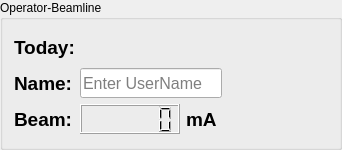
         <widget class="QGroupBox" name="groupBox_2">
          <property name="minimumSize">
           <size>
            <width>300</width>
            <height>150</height>
           </size>
          </property>
          <property name="title">
           <string>Operator-Beamline</string>
          </property>
          <layout class="QGridLayout" name="gridLayout_5">
           <item row="0" column="0">
            <layout class="QHBoxLayout" name="horizontalLayout_8">
             <item>
              <layout class="QVBoxLayout" name="verticalLayout_2">
               <item>
                <widget class="QLabel" name="label_9">
                 <property name="sizePolicy">
                  <sizepolicy hsizetype="Fixed" vsizetype="Fixed">
                   <horstretch>0</horstretch>
                   <verstretch>0</verstretch>
                  </sizepolicy>
                 </property>
                 <property name="minimumSize">
                  <size>
                   <width>60</width>
                   <height>30</height>
                  </size>
                 </property>
                 <property name="palette">
                  <palette>
                   <active>
                    <colorrole role="WindowText">
                     <brush brushstyle="SolidPattern">
                      <color alpha="255">
                       <red>255</red>
                       <green>85</green>
                       <blue>0</blue>
                      </color>
                     </brush>
                    </colorrole>
                    <colorrole role="Text">
                     <brush brushstyle="SolidPattern">
                      <color alpha="255">
                       <red>255</red>
                       <green>85</green>
                       <blue>0</blue>
                      </color>
                     </brush>
                    </colorrole>
                    <colorrole role="ButtonText">
                     <brush brushstyle="SolidPattern">
                      <color alpha="255">
                       <red>255</red>
                       <green>85</green>
                       <blue>0</blue>
                      </color>
                     </brush>
                    </colorrole>
                   </active>
                   <inactive>
                    <colorrole role="WindowText">
                     <brush brushstyle="SolidPattern">
                      <color alpha="255">
                       <red>0</red>
                       <green>0</green>
                       <blue>0</blue>
                      </color>
                     </brush>
                    </colorrole>
                    <colorrole role="Text">
                     <brush brushstyle="SolidPattern">
                      <color alpha="255">
                       <red>0</red>
                       <green>0</green>
                       <blue>0</blue>
                      </color>
                     </brush>
                    </colorrole>
                    <colorrole role="ButtonText">
                     <brush brushstyle="SolidPattern">
                      <color alpha="255">
                       <red>0</red>
                       <green>0</green>
                       <blue>0</blue>
                      </color>
                     </brush>
                    </colorrole>
                   </inactive>
                   <disabled>
                    <colorrole role="WindowText">
                     <brush brushstyle="SolidPattern">
                      <color alpha="255">
                       <red>120</red>
                       <green>120</green>
                       <blue>120</blue>
                      </color>
                     </brush>
                    </colorrole>
                    <colorrole role="Text">
                     <brush brushstyle="SolidPattern">
                      <color alpha="255">
                       <red>120</red>
                       <green>120</green>
                       <blue>120</blue>
                      </color>
                     </brush>
                    </colorrole>
                    <colorrole role="ButtonText">
                     <brush brushstyle="SolidPattern">
                      <color alpha="255">
                       <red>120</red>
                       <green>120</green>
                       <blue>120</blue>
                      </color>
                     </brush>
                    </colorrole>
                   </disabled>
                  </palette>
                 </property>
                 <property name="font">
                  <font>
                   <family>Arial</family>
                   <pointsize>14</pointsize>
                   <bold>true</bold>
                  </font>
                 </property>
                 <property name="text">
                  <string>Today:</string>
                 </property>
                 <property name="alignment">
                  <set>Qt::AlignLeading|Qt::AlignLeft|Qt::AlignVCenter</set>
                 </property>
                </widget>
               </item>
               <item>
                <widget class="QLabel" name="label_7">
                 <property name="sizePolicy">
                  <sizepolicy hsizetype="Fixed" vsizetype="Fixed">
                   <horstretch>0</horstretch>
                   <verstretch>0</verstretch>
                  </sizepolicy>
                 </property>
                 <property name="minimumSize">
                  <size>
                   <width>60</width>
                   <height>30</height>
                  </size>
                 </property>
                 <property name="palette">
                  <palette>
                   <active>
                    <colorrole role="WindowText">
                     <brush brushstyle="SolidPattern">
                      <color alpha="255">
                       <red>255</red>
                       <green>85</green>
                       <blue>0</blue>
                      </color>
                     </brush>
                    </colorrole>
                    <colorrole role="Text">
                     <brush brushstyle="SolidPattern">
                      <color alpha="255">
                       <red>255</red>
                       <green>85</green>
                       <blue>0</blue>
                      </color>
                     </brush>
                    </colorrole>
                    <colorrole role="ButtonText">
                     <brush brushstyle="SolidPattern">
                      <color alpha="255">
                       <red>255</red>
                       <green>85</green>
                       <blue>0</blue>
                      </color>
                     </brush>
                    </colorrole>
                   </active>
                   <inactive>
                    <colorrole role="WindowText">
                     <brush brushstyle="SolidPattern">
                      <color alpha="255">
                       <red>0</red>
                       <green>0</green>
                       <blue>0</blue>
                      </color>
                     </brush>
                    </colorrole>
                    <colorrole role="Text">
                     <brush brushstyle="SolidPattern">
                      <color alpha="255">
                       <red>0</red>
                       <green>0</green>
                       <blue>0</blue>
                      </color>
                     </brush>
                    </colorrole>
                    <colorrole role="ButtonText">
                     <brush brushstyle="SolidPattern">
                      <color alpha="255">
                       <red>0</red>
                       <green>0</green>
                       <blue>0</blue>
                      </color>
                     </brush>
                    </colorrole>
                   </inactive>
                   <disabled>
                    <colorrole role="WindowText">
                     <brush brushstyle="SolidPattern">
                      <color alpha="255">
                       <red>120</red>
                       <green>120</green>
                       <blue>120</blue>
                      </color>
                     </brush>
                    </colorrole>
                    <colorrole role="Text">
                     <brush brushstyle="SolidPattern">
                      <color alpha="255">
                       <red>120</red>
                       <green>120</green>
                       <blue>120</blue>
                      </color>
                     </brush>
                    </colorrole>
                    <colorrole role="ButtonText">
                     <brush brushstyle="SolidPattern">
                      <color alpha="255">
                       <red>120</red>
                       <green>120</green>
                       <blue>120</blue>
                      </color>
                     </brush>
                    </colorrole>
                   </disabled>
                  </palette>
                 </property>
                 <property name="font">
                  <font>
                   <family>Arial</family>
                   <pointsize>14</pointsize>
                   <bold>true</bold>
                  </font>
                 </property>
                 <property name="text">
                  <string>Name:</string>
                 </property>
                 <property name="alignment">
                  <set>Qt::AlignLeading|Qt::AlignLeft|Qt::AlignVCenter</set>
                 </property>
                </widget>
               </item>
               <item>
                <widget class="QLabel" name="label_6">
                 <property name="sizePolicy">
                  <sizepolicy hsizetype="Fixed" vsizetype="Fixed">
                   <horstretch>0</horstretch>
                   <verstretch>0</verstretch>
                  </sizepolicy>
                 </property>
                 <property name="minimumSize">
                  <size>
                   <width>60</width>
                   <height>30</height>
                  </size>
                 </property>
                 <property name="palette">
                  <palette>
                   <active>
                    <colorrole role="WindowText">
                     <brush brushstyle="SolidPattern">
                      <color alpha="255">
                       <red>255</red>
                       <green>85</green>
                       <blue>0</blue>
                      </color>
                     </brush>
                    </colorrole>
                    <colorrole role="Text">
                     <brush brushstyle="SolidPattern">
                      <color alpha="255">
                       <red>255</red>
                       <green>85</green>
                       <blue>0</blue>
                      </color>
                     </brush>
                    </colorrole>
                    <colorrole role="ButtonText">
                     <brush brushstyle="SolidPattern">
                      <color alpha="255">
                       <red>255</red>
                       <green>85</green>
                       <blue>0</blue>
                      </color>
                     </brush>
                    </colorrole>
                   </active>
                   <inactive>
                    <colorrole role="WindowText">
                     <brush brushstyle="SolidPattern">
                      <color alpha="255">
                       <red>0</red>
                       <green>0</green>
                       <blue>0</blue>
                      </color>
                     </brush>
                    </colorrole>
                    <colorrole role="Text">
                     <brush brushstyle="SolidPattern">
                      <color alpha="255">
                       <red>0</red>
                       <green>0</green>
                       <blue>0</blue>
                      </color>
                     </brush>
                    </colorrole>
                    <colorrole role="ButtonText">
                     <brush brushstyle="SolidPattern">
                      <color alpha="255">
                       <red>0</red>
                       <green>0</green>
                       <blue>0</blue>
                      </color>
                     </brush>
                    </colorrole>
                   </inactive>
                   <disabled>
                    <colorrole role="WindowText">
                     <brush brushstyle="SolidPattern">
                      <color alpha="255">
                       <red>120</red>
                       <green>120</green>
                       <blue>120</blue>
                      </color>
                     </brush>
                    </colorrole>
                    <colorrole role="Text">
                     <brush brushstyle="SolidPattern">
                      <color alpha="255">
                       <red>120</red>
                       <green>120</green>
                       <blue>120</blue>
                      </color>
                     </brush>
                    </colorrole>
                    <colorrole role="ButtonText">
                     <brush brushstyle="SolidPattern">
                      <color alpha="255">
                       <red>120</red>
                       <green>120</green>
                       <blue>120</blue>
                      </color>
                     </brush>
                    </colorrole>
                   </disabled>
                  </palette>
                 </property>
                 <property name="font">
                  <font>
                   <family>Arial</family>
                   <pointsize>14</pointsize>
                   <bold>true</bold>
                  </font>
                 </property>
                 <property name="text">
                  <string>Beam:</string>
                 </property>
                 <property name="alignment">
                  <set>Qt::AlignLeading|Qt::AlignLeft|Qt::AlignVCenter</set>
                 </property>
                </widget>
               </item>
              </layout>
             </item>
             <item>
              <layout class="QVBoxLayout" name="verticalLayout_9">
               <item>
                <widget class="QLabel" name="Today_label">
                 <property name="sizePolicy">
                  <sizepolicy hsizetype="Preferred" vsizetype="Fixed">
                   <horstretch>0</horstretch>
                   <verstretch>0</verstretch>
                  </sizepolicy>
                 </property>
                 <property name="minimumSize">
                  <size>
                   <width>135</width>
                   <height>30</height>
                  </size>
                 </property>
                 <property name="maximumSize">
                  <size>
                   <width>200</width>
                   <height>16777215</height>
                  </size>
                 </property>
                 <property name="palette">
                  <palette>
                   <active>
                    <colorrole role="WindowText">
                     <brush brushstyle="SolidPattern">
                      <color alpha="255">
                       <red>255</red>
                       <green>85</green>
                       <blue>0</blue>
                      </color>
                     </brush>
                    </colorrole>
                    <colorrole role="Text">
                     <brush brushstyle="SolidPattern">
                      <color alpha="255">
                       <red>255</red>
                       <green>85</green>
                       <blue>0</blue>
                      </color>
                     </brush>
                    </colorrole>
                    <colorrole role="ButtonText">
                     <brush brushstyle="SolidPattern">
                      <color alpha="255">
                       <red>255</red>
                       <green>85</green>
                       <blue>0</blue>
                      </color>
                     </brush>
                    </colorrole>
                   </active>
                   <inactive>
                    <colorrole role="WindowText">
                     <brush brushstyle="SolidPattern">
                      <color alpha="255">
                       <red>0</red>
                       <green>0</green>
                       <blue>0</blue>
                      </color>
                     </brush>
                    </colorrole>
                    <colorrole role="Text">
                     <brush brushstyle="SolidPattern">
                      <color alpha="255">
                       <red>0</red>
                       <green>0</green>
                       <blue>0</blue>
                      </color>
                     </brush>
                    </colorrole>
                    <colorrole role="ButtonText">
                     <brush brushstyle="SolidPattern">
                      <color alpha="255">
                       <red>0</red>
                       <green>0</green>
                       <blue>0</blue>
                      </color>
                     </brush>
                    </colorrole>
                   </inactive>
                   <disabled>
                    <colorrole role="WindowText">
                     <brush brushstyle="SolidPattern">
                      <color alpha="255">
                       <red>120</red>
                       <green>120</green>
                       <blue>120</blue>
                      </color>
                     </brush>
                    </colorrole>
                    <colorrole role="Text">
                     <brush brushstyle="SolidPattern">
                      <color alpha="255">
                       <red>120</red>
                       <green>120</green>
                       <blue>120</blue>
                      </color>
                     </brush>
                    </colorrole>
                    <colorrole role="ButtonText">
                     <brush brushstyle="SolidPattern">
                      <color alpha="255">
                       <red>120</red>
                       <green>120</green>
                       <blue>120</blue>
                      </color>
                     </brush>
                    </colorrole>
                   </disabled>
                  </palette>
                 </property>
                 <property name="font">
                  <font>
                   <family>Arial</family>
                   <pointsize>14</pointsize>
                   <bold>true</bold>
                  </font>
                 </property>
                 <property name="text">
                  <string/>
                 </property>
                 <property name="alignment">
                  <set>Qt::AlignCenter</set>
                 </property>
                </widget>
               </item>
               <item>
                <widget class="QLineEdit" name="lineEdit">
                 <property name="minimumSize">
                  <size>
                   <width>135</width>
                   <height>30</height>
                  </size>
                 </property>
                 <property name="maximumSize">
                  <size>
                   <width>200</width>
                   <height>16777215</height>
                  </size>
                 </property>
                 <property name="font">
                  <font>
                   <family>Arial</family>
                   <pointsize>12</pointsize>
                   <bold>false</bold>
                  </font>
                 </property>
                 <property name="placeholderText">
                  <string>Enter UserName</string>
                 </property>
                </widget>
               </item>
               <item>
                <layout class="QHBoxLayout" name="horizontalLayout_7">
                 <item>
                  <widget class="QLCDNumber" name="lcdNumber">
                   <property name="minimumSize">
                    <size>
                     <width>100</width>
                     <height>30</height>
                    </size>
                   </property>
                   <property name="maximumSize">
                    <size>
                     <width>200</width>
                     <height>16777215</height>
                    </size>
                   </property>
                   <property name="palette">
                    <palette>
                     <active>
                      <colorrole role="WindowText">
                       <brush brushstyle="SolidPattern">
                        <color alpha="255">
                         <red>255</red>
                         <green>85</green>
                         <blue>0</blue>
                        </color>
                       </brush>
                      </colorrole>
                      <colorrole role="ButtonText">
                       <brush brushstyle="SolidPattern">
                        <color alpha="255">
                         <red>255</red>
                         <green>85</green>
                         <blue>0</blue>
                        </color>
                       </brush>
                      </colorrole>
                     </active>
                     <inactive>
                      <colorrole role="WindowText">
                       <brush brushstyle="SolidPattern">
                        <color alpha="255">
                         <red>0</red>
                         <green>0</green>
                         <blue>0</blue>
                        </color>
                       </brush>
                      </colorrole>
                      <colorrole role="ButtonText">
                       <brush brushstyle="SolidPattern">
                        <color alpha="255">
                         <red>0</red>
                         <green>0</green>
                         <blue>0</blue>
                        </color>
                       </brush>
                      </colorrole>
                     </inactive>
                     <disabled>
                      <colorrole role="WindowText">
                       <brush brushstyle="SolidPattern">
                        <color alpha="255">
                         <red>120</red>
                         <green>120</green>
                         <blue>120</blue>
                        </color>
                       </brush>
                      </colorrole>
                      <colorrole role="ButtonText">
                       <brush brushstyle="SolidPattern">
                        <color alpha="255">
                         <red>120</red>
                         <green>120</green>
                         <blue>120</blue>
                        </color>
                       </brush>
                      </colorrole>
                     </disabled>
                    </palette>
                   </property>
                   <property name="font">
                    <font>
                     <family>Arial</family>
                     <pointsize>12</pointsize>
                    </font>
                   </property>
                   <property name="smallDecimalPoint">
                    <bool>false</bool>
                   </property>
                   <property name="digitCount">
                    <number>6</number>
                   </property>
                   <property name="value" stdset="0">
                    <double>0.000000000000000</double>
                   </property>
                   <property name="intValue" stdset="0">
                    <number>0</number>
                   </property>
                  </widget>
                 </item>
                 <item>
                  <widget class="QLabel" name="label_8">
                   <property name="sizePolicy">
                    <sizepolicy hsizetype="Preferred" vsizetype="Fixed">
                     <horstretch>0</horstretch>
                     <verstretch>0</verstretch>
                    </sizepolicy>
                   </property>
                   <property name="minimumSize">
                    <size>
                     <width>30</width>
                     <height>30</height>
                    </size>
                   </property>
                   <property name="palette">
                    <palette>
                     <active>
                      <colorrole role="WindowText">
                       <brush brushstyle="SolidPattern">
                        <color alpha="255">
                         <red>255</red>
                         <green>85</green>
                         <blue>0</blue>
                        </color>
                       </brush>
                      </colorrole>
                      <colorrole role="Text">
                       <brush brushstyle="SolidPattern">
                        <color alpha="255">
                         <red>255</red>
                         <green>85</green>
                         <blue>0</blue>
                        </color>
                       </brush>
                      </colorrole>
                      <colorrole role="ButtonText">
                       <brush brushstyle="SolidPattern">
                        <color alpha="255">
                         <red>255</red>
                         <green>85</green>
                         <blue>0</blue>
                        </color>
                       </brush>
                      </colorrole>
                     </active>
                     <inactive>
                      <colorrole role="WindowText">
                       <brush brushstyle="SolidPattern">
                        <color alpha="255">
                         <red>0</red>
                         <green>0</green>
                         <blue>0</blue>
                        </color>
                       </brush>
                      </colorrole>
                      <colorrole role="Text">
                       <brush brushstyle="SolidPattern">
                        <color alpha="255">
                         <red>0</red>
                         <green>0</green>
                         <blue>0</blue>
                        </color>
                       </brush>
                      </colorrole>
                      <colorrole role="ButtonText">
                       <brush brushstyle="SolidPattern">
                        <color alpha="255">
                         <red>0</red>
                         <green>0</green>
                         <blue>0</blue>
                        </color>
                       </brush>
                      </colorrole>
                     </inactive>
                     <disabled>
                      <colorrole role="WindowText">
                       <brush brushstyle="SolidPattern">
                        <color alpha="255">
                         <red>120</red>
                         <green>120</green>
                         <blue>120</blue>
                        </color>
                       </brush>
                      </colorrole>
                      <colorrole role="Text">
                       <brush brushstyle="SolidPattern">
                        <color alpha="255">
                         <red>120</red>
                         <green>120</green>
                         <blue>120</blue>
                        </color>
                       </brush>
                      </colorrole>
                      <colorrole role="ButtonText">
                       <brush brushstyle="SolidPattern">
                        <color alpha="255">
                         <red>120</red>
                         <green>120</green>
                         <blue>120</blue>
                        </color>
                       </brush>
                      </colorrole>
                     </disabled>
                    </palette>
                   </property>
                   <property name="font">
                    <font>
                     <family>Arial</family>
                     <pointsize>14</pointsize>
                     <bold>true</bold>
                    </font>
                   </property>
                   <property name="text">
                    <string>mA</string>
                   </property>
                   <property name="alignment">
                    <set>Qt::AlignLeading|Qt::AlignLeft|Qt::AlignVCenter</set>
                   </property>
                  </widget>
                 </item>
                </layout>
               </item>
              </layout>
             </item>
            </layout>
           </item>
           <item row="0" column="1">
            <widget class="QLabel" name="Icon_label">
             <property name="sizePolicy">
              <sizepolicy hsizetype="Fixed" vsizetype="Fixed">
               <horstretch>0</horstretch>
               <verstretch>0</verstretch>
              </sizepolicy>
             </property>
             <property name="minimumSize">
              <size>
               <width>100</width>
               <height>100</height>
              </size>
             </property>
             <property name="text">
              <string/>
             </property>
            </widget>
           </item>
          </layout>
         </widget>
